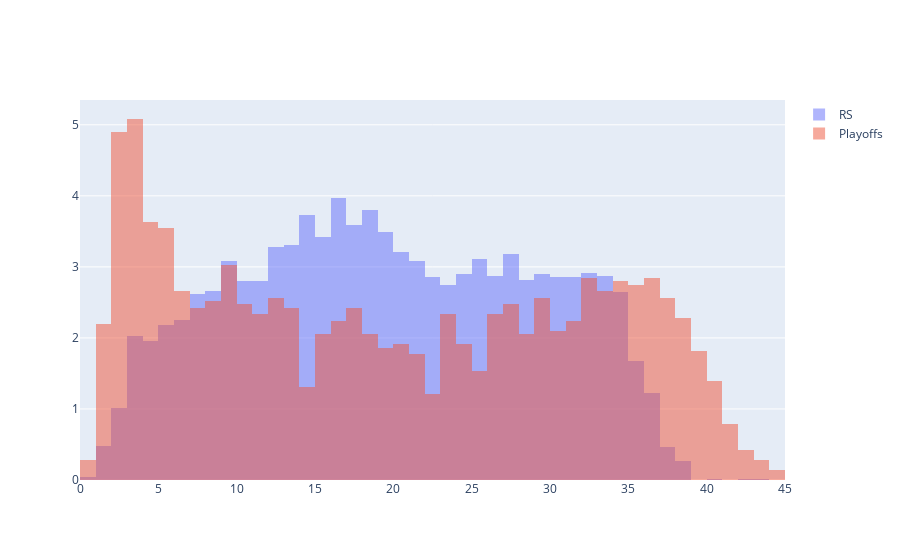

Notebook code for this chart:
### Code cell
fig = go.Figure()
fig.add_trace(go.Histogram(x=rs_df['MIN']/rs_df['GP'], histnorm='percent', name='RS', xbins={'start':0, 'end':46, 'size':1}))
fig.add_trace(go.Histogram(x=playoffs_df['MIN']/playoffs_df['GP'], histnorm='percent', name='Playoffs', xbins={'start':0, 'end':46, 'size':1}))

fig.update_layout(barmode='overlay')
fig.update_traces(opacity=0.5)
fig.show()

### Figure 1 — Plotly figure (JSON) as saved in the notebook; plotly's stock layout.template omitted (floating-point values rounded to 4 significant figures; data arrays with more than 128 entries replaced by an {"elided": "..."} marker saying what was removed)
{"data": [{"histnorm": "percent", "name": "RS", "opacity": 0.5, "type": "histogram", "x": {"elided": "5148 float values"}, "xbins": {"end": 46, "size": 1, "start": 0}}, {"histnorm": "percent", "name": "Playoffs", "opacity": 0.5, "type": "histogram", "x": {"elided": "2145 float values"}, "xbins": {"end": 46, "size": 1, "start": 0}}], "layout": {"autosize": true, "barmode": "overlay", "xaxis": {"autorange": true, "range": [0, 45], "type": "linear"}, "yaxis": {"autorange": true, "range": [0, 5.349]}}}
